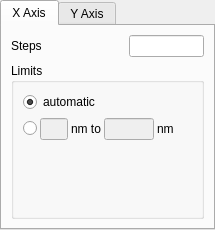
<?xml version="1.0" encoding="UTF-8"?>
<ui version="4.0">
 <class>Form</class>
 <widget class="QWidget" name="Form">
  <property name="geometry">
   <rect>
    <x>0</x>
    <y>0</y>
    <width>215</width>
    <height>202</height>
   </rect>
  </property>
  <property name="windowTitle">
   <string>Form</string>
  </property>
  <layout class="QVBoxLayout" name="verticalLayout_6">
   <property name="margin">
    <number>0</number>
   </property>
   <item>
    <widget class="QTabWidget" name="tabWidget">
     <property name="tabPosition">
      <enum>QTabWidget::North</enum>
     </property>
     <property name="currentIndex">
      <number>0</number>
     </property>
     <widget class="QWidget" name="tab">
      <attribute name="title">
       <string>X Axis</string>
      </attribute>
      <layout class="QVBoxLayout" name="verticalLayout">
       <item>
        <layout class="QHBoxLayout" name="horizontalLayout_3">
         <item>
          <widget class="QLabel" name="label_3">
           <property name="text">
            <string>Steps</string>
           </property>
          </widget>
         </item>
         <item>
          <spacer name="horizontalSpacer_3">
           <property name="orientation">
            <enum>Qt::Horizontal</enum>
           </property>
           <property name="sizeHint" stdset="0">
            <size>
             <width>40</width>
             <height>20</height>
            </size>
           </property>
          </spacer>
         </item>
         <item>
          <widget class="QLineEdit" name="txtXSteps">
           <property name="maximumSize">
            <size>
             <width>75</width>
             <height>16777215</height>
            </size>
           </property>
           <property name="alignment">
            <set>Qt::AlignRight|Qt::AlignTrailing|Qt::AlignVCenter</set>
           </property>
          </widget>
         </item>
        </layout>
       </item>
       <item>
        <widget class="QGroupBox" name="groupBox_2">
         <property name="title">
          <string>Limits</string>
         </property>
         <layout class="QVBoxLayout" name="verticalLayout_2">
          <property name="spacing">
           <number>6</number>
          </property>
          <item>
           <widget class="QRadioButton" name="rbXLimAuto">
            <property name="text">
             <string>automatic</string>
            </property>
            <property name="checked">
             <bool>true</bool>
            </property>
           </widget>
          </item>
          <item>
           <layout class="QHBoxLayout" name="horizontalLayout">
            <property name="spacing">
             <number>3</number>
            </property>
            <item>
             <widget class="QRadioButton" name="rbXLimUser">
              <property name="text">
               <string/>
              </property>
             </widget>
            </item>
            <item>
             <widget class="QLineEdit" name="txtXLimMin">
              <property name="enabled">
               <bool>false</bool>
              </property>
              <property name="maximumSize">
               <size>
                <width>50</width>
                <height>16777215</height>
               </size>
              </property>
              <property name="alignment">
               <set>Qt::AlignRight|Qt::AlignTrailing|Qt::AlignVCenter</set>
              </property>
             </widget>
            </item>
            <item>
             <widget class="QLabel" name="label">
              <property name="text">
               <string>nm to</string>
              </property>
             </widget>
            </item>
            <item>
             <widget class="QLineEdit" name="txtXLimMax">
              <property name="enabled">
               <bool>false</bool>
              </property>
              <property name="sizePolicy">
               <sizepolicy hsizetype="Minimum" vsizetype="Fixed">
                <horstretch>0</horstretch>
                <verstretch>0</verstretch>
               </sizepolicy>
              </property>
              <property name="maximumSize">
               <size>
                <width>50</width>
                <height>16777215</height>
               </size>
              </property>
              <property name="alignment">
               <set>Qt::AlignRight|Qt::AlignTrailing|Qt::AlignVCenter</set>
              </property>
             </widget>
            </item>
            <item>
             <widget class="QLabel" name="label_2">
              <property name="text">
               <string>nm</string>
              </property>
             </widget>
            </item>
            <item>
             <spacer name="horizontalSpacer">
              <property name="orientation">
               <enum>Qt::Horizontal</enum>
              </property>
              <property name="sizeHint" stdset="0">
               <size>
                <width>40</width>
                <height>20</height>
               </size>
              </property>
             </spacer>
            </item>
           </layout>
          </item>
          <item>
           <spacer name="verticalSpacer">
            <property name="orientation">
             <enum>Qt::Vertical</enum>
            </property>
            <property name="sizeHint" stdset="0">
             <size>
              <width>20</width>
              <height>40</height>
             </size>
            </property>
           </spacer>
          </item>
         </layout>
        </widget>
       </item>
      </layout>
     </widget>
     <widget class="QWidget" name="tab_2">
      <attribute name="title">
       <string>Y Axis</string>
      </attribute>
      <layout class="QVBoxLayout" name="verticalLayout_5">
       <item>
        <widget class="QGroupBox" name="groupBox_6">
         <property name="title">
          <string>Scaling</string>
         </property>
         <layout class="QVBoxLayout" name="verticalLayout_4">
          <item>
           <widget class="QRadioButton" name="rbYScaleLin">
            <property name="text">
             <string>linear</string>
            </property>
            <property name="checked">
             <bool>true</bool>
            </property>
           </widget>
          </item>
          <item>
           <widget class="QRadioButton" name="rbYScaleLog">
            <property name="text">
             <string>logarithmic</string>
            </property>
           </widget>
          </item>
         </layout>
        </widget>
       </item>
       <item>
        <widget class="QGroupBox" name="groupBox_5">
         <property name="title">
          <string>Limits</string>
         </property>
         <layout class="QVBoxLayout" name="verticalLayout_3">
          <item>
           <widget class="QRadioButton" name="rbYLimAuto">
            <property name="text">
             <string>automatic</string>
            </property>
            <property name="checked">
             <bool>true</bool>
            </property>
           </widget>
          </item>
          <item>
           <layout class="QHBoxLayout" name="horizontalLayout_2">
            <item>
             <widget class="QRadioButton" name="rbYLimUser">
              <property name="text">
               <string/>
              </property>
             </widget>
            </item>
            <item>
             <widget class="QLineEdit" name="txtYLimMin">
              <property name="enabled">
               <bool>false</bool>
              </property>
              <property name="maximumSize">
               <size>
                <width>50</width>
                <height>16777215</height>
               </size>
              </property>
              <property name="alignment">
               <set>Qt::AlignRight|Qt::AlignTrailing|Qt::AlignVCenter</set>
              </property>
             </widget>
            </item>
            <item>
             <widget class="QLabel" name="label_4">
              <property name="text">
               <string>to</string>
              </property>
             </widget>
            </item>
            <item>
             <widget class="QLineEdit" name="txtYLimMax">
              <property name="enabled">
               <bool>false</bool>
              </property>
              <property name="maximumSize">
               <size>
                <width>50</width>
                <height>16777215</height>
               </size>
              </property>
              <property name="alignment">
               <set>Qt::AlignRight|Qt::AlignTrailing|Qt::AlignVCenter</set>
              </property>
             </widget>
            </item>
            <item>
             <spacer name="horizontalSpacer_2">
              <property name="orientation">
               <enum>Qt::Horizontal</enum>
              </property>
              <property name="sizeHint" stdset="0">
               <size>
                <width>40</width>
                <height>20</height>
               </size>
              </property>
             </spacer>
            </item>
           </layout>
          </item>
         </layout>
        </widget>
       </item>
      </layout>
     </widget>
    </widget>
   </item>
  </layout>
 </widget>
 <resources/>
 <connections>
  <connection>
   <sender>rbYLimAuto</sender>
   <signal>toggled(bool)</signal>
   <receiver>txtYLimMin</receiver>
   <slot>setDisabled(bool)</slot>
   <hints>
    <hint type="sourcelabel">
     <x>28</x>
     <y>138</y>
    </hint>
    <hint type="destinationlabel">
     <x>25</x>
     <y>187</y>
    </hint>
   </hints>
  </connection>
  <connection>
   <sender>rbYLimAuto</sender>
   <signal>toggled(bool)</signal>
   <receiver>txtYLimMax</receiver>
   <slot>setDisabled(bool)</slot>
   <hints>
    <hint type="sourcelabel">
     <x>54</x>
     <y>139</y>
    </hint>
    <hint type="destinationlabel">
     <x>94</x>
     <y>188</y>
    </hint>
   </hints>
  </connection>
  <connection>
   <sender>rbXLimAuto</sender>
   <signal>toggled(bool)</signal>
   <receiver>txtXLimMin</receiver>
   <slot>setDisabled(bool)</slot>
   <hints>
    <hint type="sourcelabel">
     <x>15</x>
     <y>31</y>
    </hint>
    <hint type="destinationlabel">
     <x>21</x>
     <y>77</y>
    </hint>
   </hints>
  </connection>
  <connection>
   <sender>rbXLimAuto</sender>
   <signal>toggled(bool)</signal>
   <receiver>txtXLimMax</receiver>
   <slot>setDisabled(bool)</slot>
   <hints>
    <hint type="sourcelabel">
     <x>43</x>
     <y>33</y>
    </hint>
    <hint type="destinationlabel">
     <x>94</x>
     <y>79</y>
    </hint>
   </hints>
  </connection>
 </connections>
</ui>
